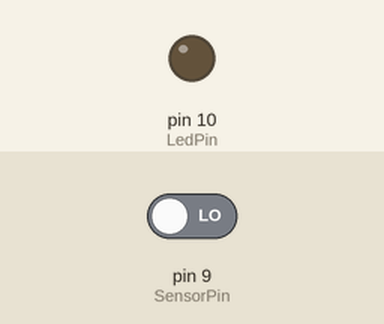
Simulated run of this sketch. Board: Arduino Uno, built with avr-gcc and run on an emulated ATmega328P. On the bench: output pins drawn as LEDs (lit = HIGH). The inputs (shaded band) are chosen by the test bench; at power-on: pin 9 (SensorPin) LOW.

Above: at 1.2 s.
1.3 s: pin 9 (SensorPin) driven HIGH
At 1.9 s:
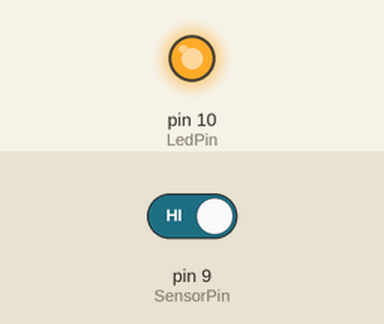
2.8 s: pin 9 (SensorPin) driven LOW
At 3.1 s:
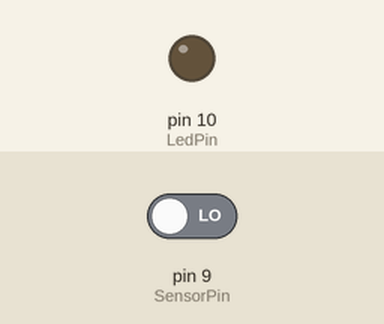
Timing chart, 0 to 5.8 s (numbered marks = the images above; inputs shaded):
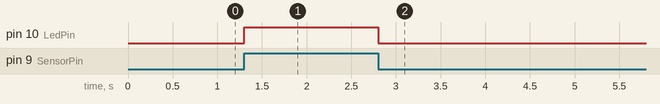

Measured:
- after the input at 1.3 s, pin 10 (LedPin): LOW → HIGH at once
- after the input at 2.8 s, pin 10 (LedPin): HIGH → LOW at once

The sketch:

hall_magnetic_field_sensor.ino
```cpp
// (licence header left out)
int LedPin=10;
int SensorPin=9;
int inputVal;
void setup()
{
  pinMode(LedPin,OUTPUT);
  pinMode (SensorPin,INPUT);
}
void loop()
{
  inputVal=digitalRead(SensorPin);
  if(inputVal==HIGH)
  {
    digitalWrite(LedPin, HIGH); //if no magnetic field is detected, D9 LED is off
  }
  else
  {
    digitalWrite(LedPin, LOW); //if magnetic field is detected, D9 LED turns on
  }
}
```
